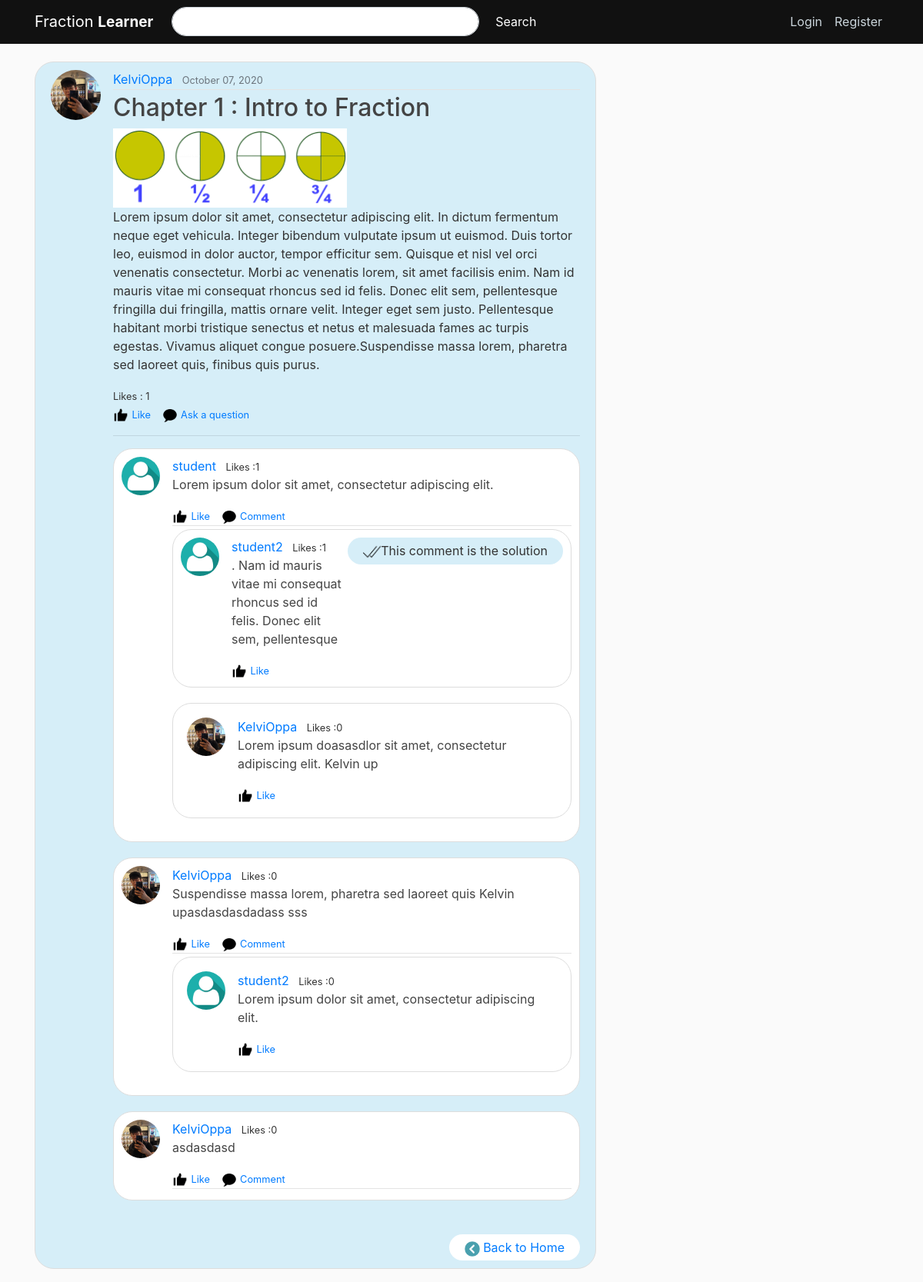
Page /tutorial/9/ on the earlier database version.
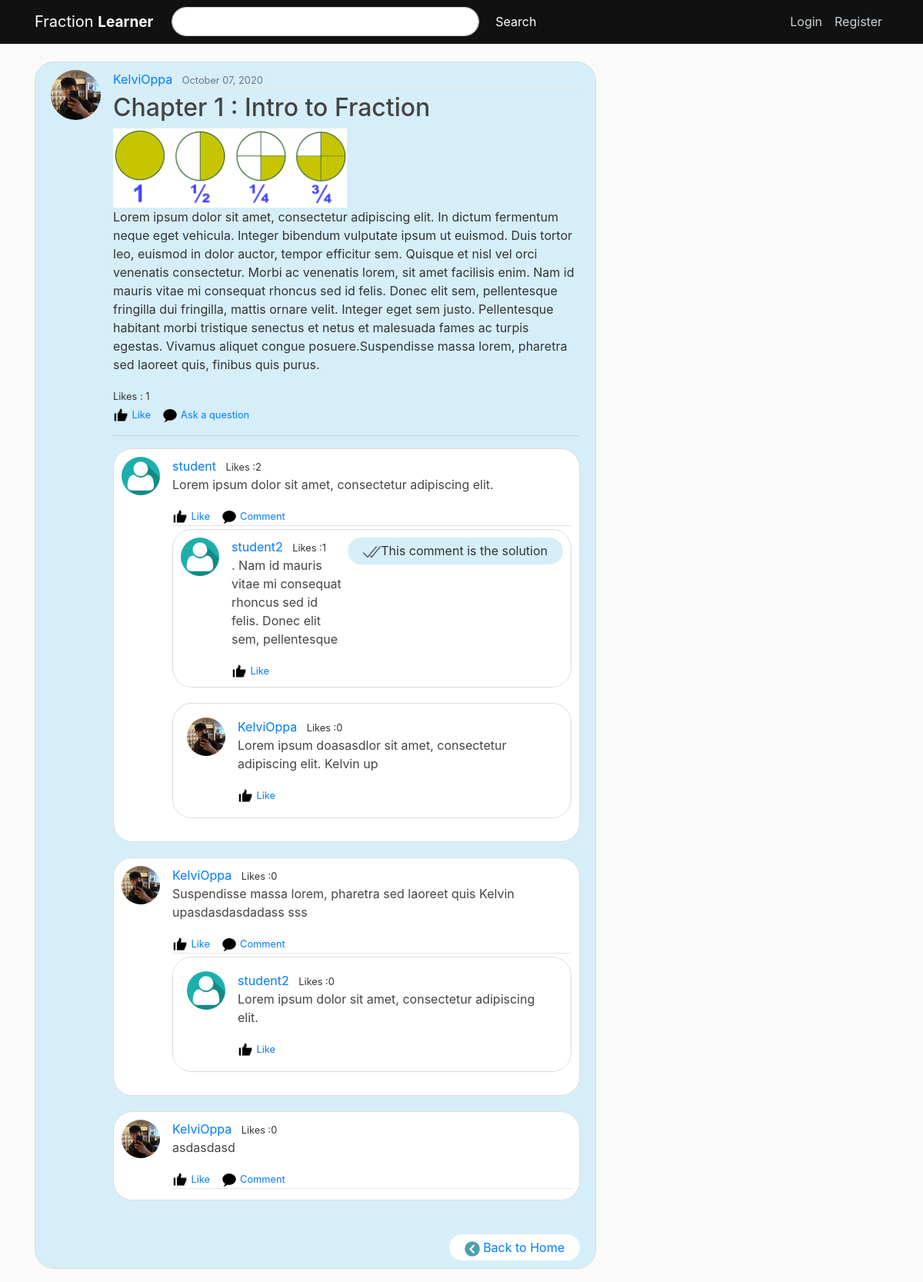
Same page on the later database version.
### tutorial/models.py (models this page shows, shortened)
class Comment(models.Model):
    post = models.ForeignKey(Tutorial,on_delete=models.CASCADE,related_name="comments")
    liked_by = models.ManyToManyField(User,related_name='liked_by',blank = True)
    like = models.IntegerField(default=0)
    r_token = models.BooleanField(default=False)
    author = models.ForeignKey(User, on_delete=models.CASCADE)
    date_published = models.DateTimeField(default=timezone.now)
    comment = models.TextField()

### users/models.py (models this page shows, shortened)
class Profile(models.Model):
    user = models.OneToOneField(User, on_delete=models.CASCADE) #make sure no duplicate username
    image = models.ImageField(default="default.png", upload_to="profile_pics") #specify this is image

### tutorial/views.py (the view)
# urls.py: path("tutorial/<int:pk>/", TutorialDetailView.as_view(), name='tutorial-detail'),
class TutorialDetailView(DetailView):
    model = Tutorial
    def get_context_data(self, **kwargs):
        context = super().get_context_data(**kwargs)
        context['file'] = FilesAdmin.objects.all()
        return context

### tutorial/templates/tutorial/tutorial_detail.html (shortened to what the changed rows need)
{% extends "tutorial/base.html" %}
{% load static %}
{% block content %}
	<article class="media content-section" style = "border-radius: 25px; background-color: #d6eef8; left: 90% ">
	  <div class="media-body">
	    <h2 class="article-title">{{ tutorial.title }}</h2>
			{% for comment in tutorial.comments.all %}
				{% if comment.r_token == False %}
					<article class="media content-section" style = "border-radius: 25px; background-color: white; padding: 10px;">
						<img  style="width:50px;height:50px" class="rounded-circle article-img" src="{{ comment.author.profile.image.url }}">
						<div class="media-body">
							<div class="article-metadata">
								<a class="mr-2" href="#">{{ comment.author }}</a>
								<small>Likes :{{ comment.liked_by.count }}</small>
								<p class="article-title"> {{ comment.comment }}</p>
								{% if user in comment.liked_by.all %}
								<form method="post">
									{% csrf_token %}
									<a class="btn-mr-3" href="{% url 'vote' comment.id%}"><img style="width:20px;height:20px" src="{% static 'Image/dislikes.png' %}"> <small>Dislike</small></a>
									<a style="padding-left:10px;" class="btn-mr-3" href="{% url 'qcomment' comment.id%}"><img style="width:20px;height:20px"src="{% static 'Image/comment.png' %}">  <small>Comment</small></a>
								</form>
								{% else %}
									<form method="post">
										<a class="btn-mr-3" href="{% url 'vote' comment.id%}"><img style="width:20px;height:20px" src="{% static 'Image/likes.png' %}">  <small>Like</small></a>
										<a style="padding-left:10px;" class="btn-mr-3" href="{% url 'qcomment' comment.id%}"><img style="width:20px;height:20px"src="{% static 'Image/comment.png' %}">  <small>Comment</small></a>
									</form>
								{% endif %}
							</div>
							{% for qcomment in comment.Qcomments.all %}
								{% if qcomment.r_token == False %}
									<article class="media content-section" style = "border-radius: 25px; background-color: white; padding: 18px;">
										<img  style="width:50px;height:50px" class="rounded-circle article-img" src="{{ qcomment.author.profile.image.url }}">
										<div class="media-body">
											<div class="article">
												<a class="mr-2" href="#">{{ qcomment.author }}</a>
												<small>Likes :{{ qcomment.liked_by.count }}</small>
												<p class="article-title"> {{ qcomment.qcomment }}</p>
												{% if user in qcomment.liked_by.all %}
													<form method="post">
														{% csrf_token %}
														<a class="btn-mr-3" href="{% url 'qvote' qcomment.id%}"><img  style="width:20px;height:20px" src="{% static 'Image/dislikes.png' %}"> <small>Dislike</small></a>
													</form>
												{% else %}
													<form method="post">
														<a class="btn-mr-3" href="{% url 'qvote' qcomment.id%}"><img style="width:20px;height:20px" src="{% static 'Image/likes.png' %}">  <small>Like</small></a>
													</form>
												{% endif %}
											</div>
										</div>
									</article>
								{% elif qcomment.r_token == True %}
									<article class="media content-section" style = "border-radius: 25px; background-color: white; padding: 10px;">
										<img  style="width:50px;height:50px" class="rounded-circle article-img" src="{{ qcomment.author.profile.image.url }}">
										<div class="media-body">
											<div class="article">
												<a class="mr-2" href="#">{{ qcomment.author }}</a>
												<small>Likes :{{ qcomment.liked_by.count }}</small>
												<p class="article-title"> {{ qcomment.qcomment }}</p>
												{% if user in qcomment.liked_by.all %}
												<form method="post">
													{% csrf_token %}
													<a class="btn-mr-3" href="{% url 'qvote' qcomment.id%}"><img style="width:20px;height:20px" src="{% static 'Image/dislikes.png' %}"> <small>Dislike</small></a>
												</form>
												{% else %}
													<form method="post">
														<a class="btn-mr-3" href="{% url 'qvote' qcomment.id%}"><img style="width:20px;height:20px" src="{% static 'Image/likes.png' %}">  <small>Like</small></a>
													</form>
												{% endif %}
											</div>
										</div>
										{% if comment.author == user and qcomment.r_token == True  %}
											<a style = "border-radius: 25px;background-color: #d6eef8;padding:5px;padding-left:20px;padding-right:20px;" href="{% url 'solution' qcomment.id %}"><img style="width:23px;height:23px;"src="{% static 'Image/solution.png' %}">Undo as solution </a>
										{% else %}
											<a style = "border-radius: 25px;background-color: #d6eef8;padding:5px;padding-left:20px;padding-right:20px;"><img style="width:23px;height:23px;"src="{% static 'Image/solution.png' %}">This comment is the solution </a>
										{% endif %}
									</article>
								{% endif %}
						{% endfor %}
						</div>
					</article>
					{% endif %}
			{% empty %}
				<p>There is no comment</p>
			{% endfor %}
			<br>
	  </div>
	</article>
{% endblock content %}

Differences in the rows shown:
changed Comment "Lorem ipsum dolor sit amet, consectetur adipiscing elit.": liked_by.count "1" → "2"
